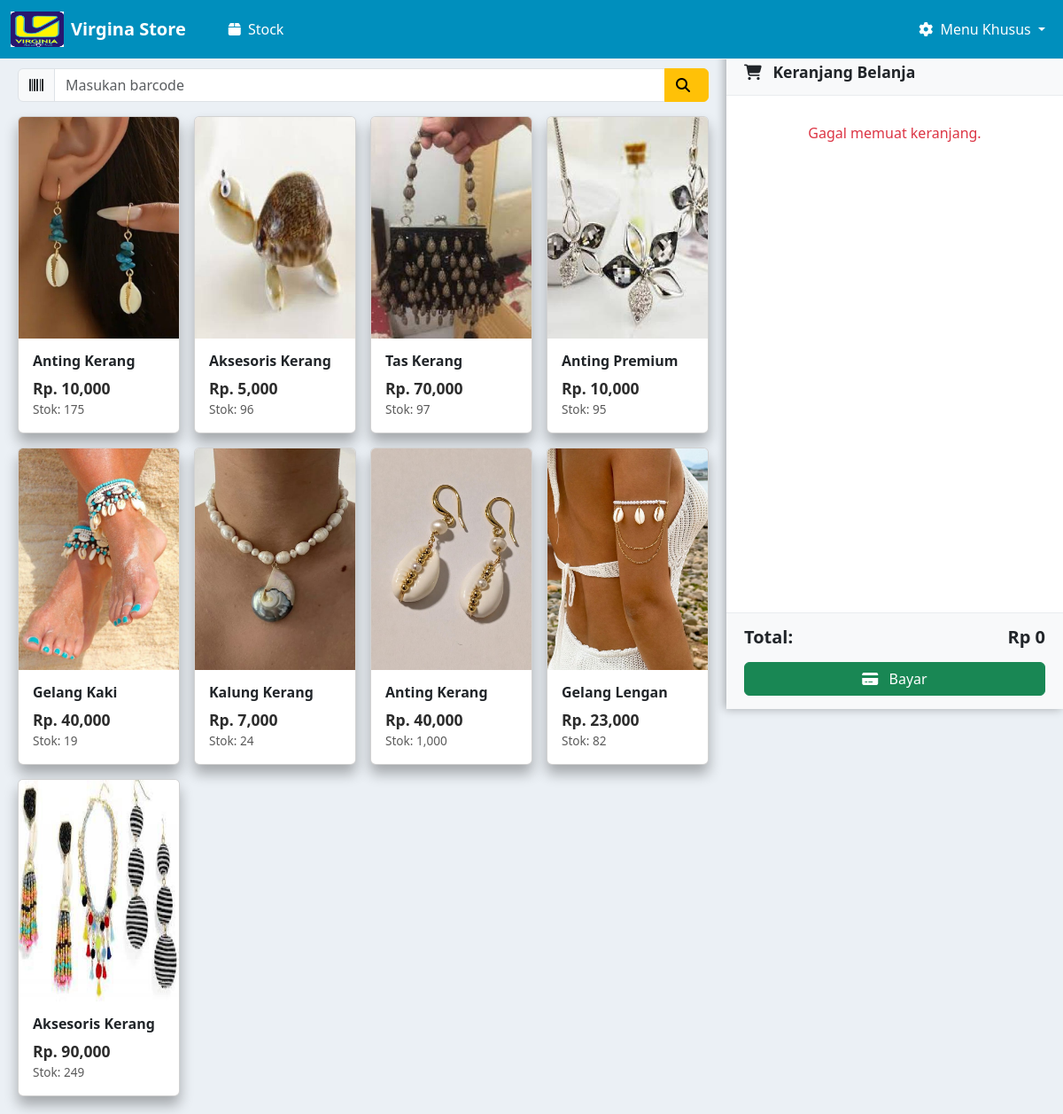
Before: / (signed in) with the older database file.
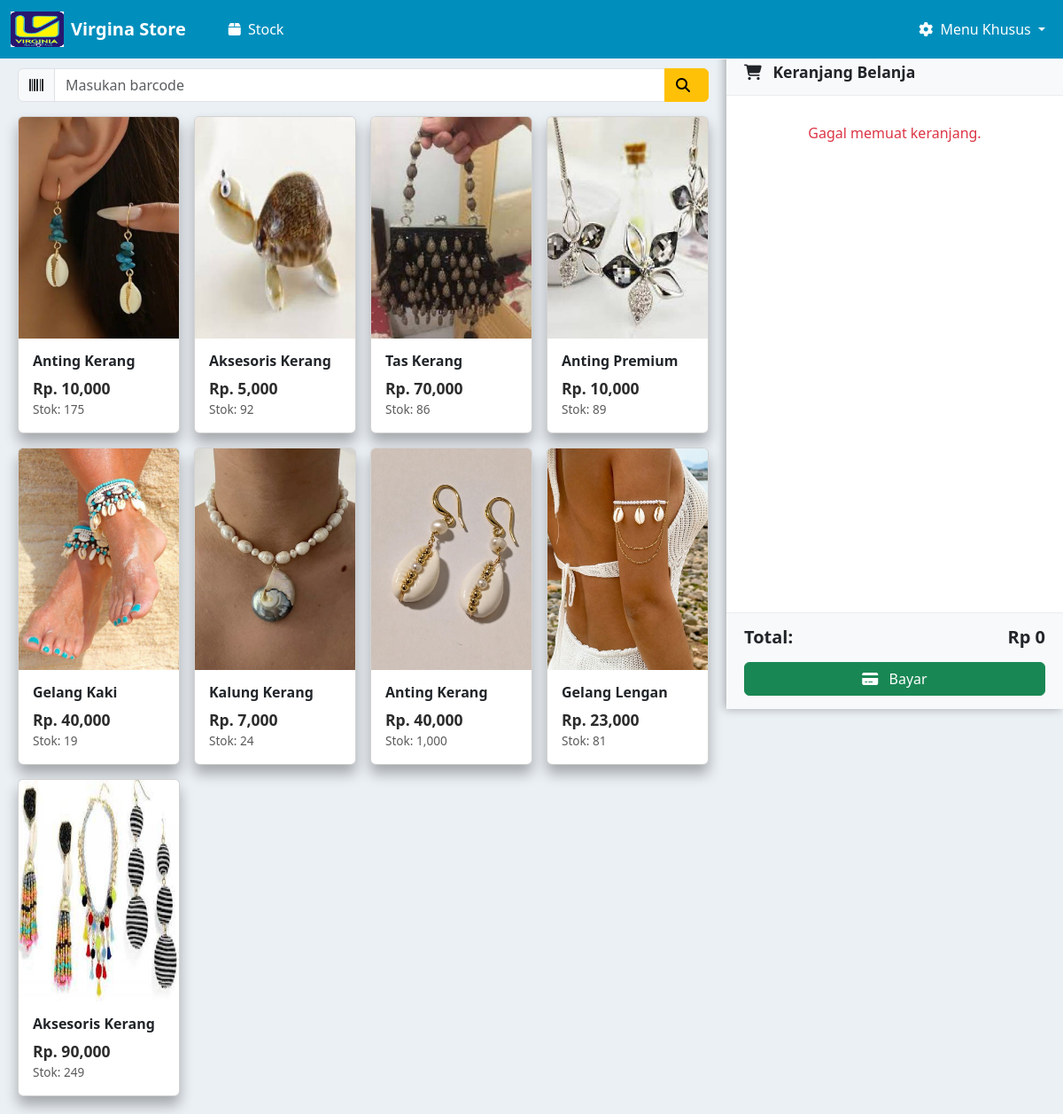
After: the same page with the newer database file.
### kasir/models.py (models this page shows, shortened)
class Produk(models.Model):
    nama_barang = models.CharField(max_length=100)
    barcode = models.CharField(max_length=50, unique=True)
    harga_barang = models.DecimalField(max_digits=12, decimal_places=2)
    stok = models.PositiveIntegerField()
    gambar = models.ImageField(upload_to='gambar_produk/', blank=True, null=True)

### kasir/views.py (the view, shortened to what this page needs)
# urls.py: path('', views.halaman_kasir, name='halaman_kasir'),
def halaman_kasir(request):
    produk = Produk.objects.all()
    transaksi_id = request.session.get('current_transaksi_id')
    return render(request, 'home.html', {'produk': produk})

### kasir/templates/home.html (shortened to what this page needs)
{% extends "base.html" %}
{% load static %}
{% load humanize %}
{% block content %}
<div class="main-container">
  <div class="content-area">
        <div class="input-group mb-3">
          <span class="input-group-text"><i class="fas fa-barcode"></i></span>
          <input type="text" id="barcodeInput" class="form-control" placeholder="Masukan barcode" onkeypress="if(event.key === 'Enter'){cariProdukByBarcode()}">
          <button class="btn btn-warning" onclick="cariProdukByBarcode()">
            <i class="fas fa-search me-2"></i>
          </button>
        </div>
    <div id="cardMode">
      <div class="row g-3">
        {% for item in produk %}
        <div class="col-6 col-md-4 col-lg-3">
          <div class="card product-card" onclick="bukaDetail('{{ item.id }}', '{{ item.nama_barang }}', '{{ item.harga_barang }}', '{{ item.stok }}', '{{ item.gambar.url }}')">
            <img src="{{ item.gambar.url }}" class="card-img-top" style="height:250px; object-fit:cover;" alt="{{ item.nama_barang }}">
            <div class="card-body">
              <h6 class="card-title">{{ item.nama_barang }}</h6>
              <div>
                <p class="price" id="hitam">Rp. {{ item.harga_barang|floatformat:0|intcomma }}</p>
                <p class="stock">Stok: <span id="stok-{{ item.id }}">{{ item.stok|floatformat:0|intcomma }}</span></p>
              </div>
            </div>
          </div>
        </div>
        {% endfor %}
      </div>
    </div>
  </div>
  <div class="cart-sidebar">
    <div class="cart-header">
      <h5><i class="fas fa-shopping-cart me-2"></i> Keranjang Belanja</h5>
    </div>
    <div class="cart-items" id="cartItems" style="margin-top: 20px;">
    </div>
    <div class="cart-footer">
      <div class="cart-total d-flex justify-content-between align-items-center">
        <h5>Total:</h5>
        <h5 id="totalBayar">Rp 0</h5>
      </div>
      <div class="cart-action mt-3">
        <a href="{% url 'halaman_bayar' %}" class="btn btn-success w-100"><i class="fas fa-credit-card me-2"></i> Bayar</a>
      </div>
    </div>
  </div>
</div>
{% endblock %}

### templates/base.html (shortened to what this page needs)
{% load static %}
<!DOCTYPE html>
<html lang="en">
<head>
    <link href="https://cdn.jsdelivr.net/npm/bootstrap@5.3.8/dist/css/bootstrap.min.css" rel="stylesheet">
    <link rel="stylesheet" href="https://cdnjs.cloudflare.com/ajax/libs/font-awesome/6.5.1/css/all.min.css">
</head>
<body>
    <nav class="navbar navbar-expand-lg navbar-custom sticky-top">
        <div class="container-fluid">
            <a class="navbar-brand d-flex align-items-center" href="{% url 'halaman_kasir' %}">
                <img src="{% static 'image/logo.png' %}" alt="logo" height="40" width="60" class="me-2">
                <strong>Virgina Store</strong>
            </a>
            <div class="collapse navbar-collapse" id="navbarNavDropdown">
                <ul class="navbar-nav mx-4">
                    <li class="nav-item">
                        <a class="nav-link active" aria-current="page" href="{% url 'halaman_kasir' %}">
                            <i class="fas fa-box me-1"></i> Stock
                        </a>
                    </li>
                </ul>
                <ul class="navbar-nav ms-auto">
                    <li class="nav-item dropdown">
                        <a
                            class="nav-link dropdown-toggle"
                            href="#"
                            role="button"
                            data-bs-toggle="dropdown"
                            aria-expanded="false"
                        >
                            <i class="fas fa-cog me-1"></i> Menu Khusus
                        </a>
                    </li>
                </ul>
            </div>
        </div>
    </nav>
    <div class="content-wrapper">
        {% block content %} {% endblock %}
    </div>
</body>
</html>

### templates/base.html (style rules this page uses)
body { background-color: #EBF0F5; }
.navbar-custom { background-color: #008FBD !important; border-bottom: 1px solid #e9ecef; }
.navbar-custom .navbar-brand, .navbar-custom .nav-link { color: #ffffff !important; }

### kasir/templates/home.html (style rules this page uses)
#hitam { color: rgb(44, 44, 44); }
.content-area { padding: 10px 400px 20px 20px; }
.product-card { background-color: #ffffff; color: #212529; box-shadow: 0 10px 15px rgba(0, 0, 0, 0.3); transition: transform 0.2s ease, box-shadow 0.2s ease, border-color 0.2s ease; cursor: pointer; height: 100%; display: flex; flex-direction: column; }
.product-card .card-img-top { border-top-left-radius: calc(0.375rem - 1px); border-top-right-radius: calc(0.375rem - 1px); }
.product-card .card-body { flex-grow: 1; display: flex; flex-direction: column; justify-content: space-between; }
.product-card .card-title { font-size: 1rem; font-weight: 600; color: #212529; margin-bottom: 0.5rem; }
.product-card .price { font-weight: 700; font-size: 1.1rem; color: #007bff; margin: 0; }
.product-card .stock { font-size: 0.85rem; color: #5a5a5a; margin: 0; }
.cart-sidebar { position: fixed; right: 0; top: 56px; height: calc(100vh - 56px); width: 380px; background-color: #ffffff; color: #212529; display: flex; flex-direction: column; flex-shrink: 0; box-shadow: -2px 0 10px rgba(0, 0, 0, 0.3); transition: transform 0.3s ease; z-index: 1000; }
.cart-header { padding: 15px 20px; background-color: #f8f9fa; border-bottom: 1px solid #e9ecef; flex-shrink: 0; }
.cart-header h5 { margin: 0; font-weight: 600; font-size: 1.1rem; }
.cart-items { flex-grow: 1; overflow-y: auto; padding: 10px; }
.cart-footer { padding: 15px 20px; background-color: #f8f9fa; border-top: 1px solid #e9ecef; flex-shrink: 0; }
.cart-total h5 { margin: 0; font-weight: 600; }

Changed rows visible on the page:
changed Produk (number 2 of 9 on the later page): stok "96" → "92"
changed Produk "Tas Kerang": stok "97" → "86"
changed Produk "Anting Premium": stok "95" → "89"
changed Produk "Gelang Lengan": stok "82" → "81"
